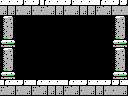

The image is a tile-based game level rendered from a .tmx file. Its description and complete source (layers, tilesets, objects, tile grids) follow:
An orthogonal 16x12 tile map with 8x8 px tiles, 1 tile layer (Tile Layer 1) and 12 objects (2x breakable-left, 2x breakable-right, 2x door-left, 2x door-right, item, ...).

<map version="1.0" orientation="orthogonal" renderorder="right-down" width="16" height="12" tilewidth="8" tileheight="8" nextobjectid="14"> <tileset firstgid="1" name="tiles" tilewidth="8" tileheight="8" tilecount="256" columns="16">  <image source="tiles.png" width="128" height="128" /> </tileset> <layer name="Tile Layer 1" width="16" height="12">  <data encoding="csv">156,156,247,156,247,151,156,156,247,156,156,156,151,156,247,247,152,152,153,152,153,153,152,152,153,152,152,152,153,152,153,153,196,197,1,1,1,1,1,1,1,1,1,1,1,1,196,197,212,213,1,1,1,1,1,1,1,1,1,1,1,1,212,213,228,229,1,1,1,1,1,1,1,1,1,1,1,1,228,229,244,245,1,1,1,1,1,1,1,1,1,1,1,1,244,245,196,197,1,1,1,1,1,1,1,1,1,1,1,1,196,197,212,213,1,1,1,1,1,1,1,1,1,1,1,1,212,213,228,229,1,1,1,1,1,1,1,1,1,1,1,1,228,229,244,245,1,1,1,1,1,1,1,1,1,1,1,1,244,245,151,156,247,156,151,156,156,156,151,156,247,156,156,247,247,156,153,152,153,152,153,152,152,152,153,152,153,152,152,153,153,152</data> </layer> <objectgroup name="objects">  <object id="2" type="item" x="56" y="64" width="16" height="16" />  <object id="3" type="big-item" x="48" y="56" width="32" height="24" />  <object id="4" type="breakable-left" x="0" y="48" width="16" height="32" />  <object id="5" type="breakable-left" x="0" y="16" width="16" height="32" />  <object id="6" type="breakable-right" x="112" y="16" width="16" height="32" />  <object id="7" type="breakable-right" x="112" y="48" width="16" height="32" />  <object id="8" type="breakable-down" x="48" y="80" width="32" height="16" />  <object id="9" type="door-left" x="0" y="16" width="16" height="24" />  <object id="10" type="door-left" x="0" y="48" width="16" height="24" />  <object id="11" type="door-right" x="112" y="16" width="16" height="24" />  <object id="12" type="door-right" x="112" y="48" width="16" height="24" />  <object id="13" type="4x4-item" x="48" y="48" width="32" height="32" /> </objectgroup></map>
